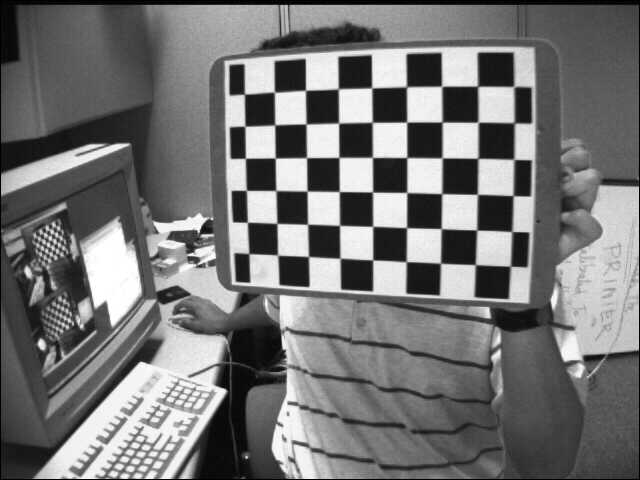
#> input picture Visione computazionale/Python/8. Rettificazione e triangolazione/left.jpg, 640 x 480 px
$ python rectification.py
#> lines starting #> are read from the running program, lines starting #| are printed output that depends on the picture; after the words box and inside, x2 and y2 are one past the last pixel; in counts of white or black regions, pixels touching at a corner belong together
import numpy as np
import scipy.io as sio
from scipy.ndimage import map_coordinates
import matplotlib.pyplot as plt
from matplotlib.patches import Rectangle
import warnings
warnings.filterwarnings("ignore", category=DeprecationWarning)

import matplotlib
matplotlib.use('TkAgg')

def vec(A):
    # Convert matrix to column vector by stacking columns.
    return A.flatten(order='F').reshape(-1, 1)

def ivec(v, r):
    # Reshape column vector into matrix with r rows.
    v = np.array(v).flatten()
    if len(v) % r != 0:
        raise ValueError("Number of rows must divide length of vector.")
    return v.reshape(r, -1, order='F')

def p2t(H, m):
    # Apply 2D projective transformation (homography) to 2xN points.
    H = np.array(H)
    m = np.array(m)
    if H.shape != (3, 3):
        raise ValueError("Transformation matrix must be 3x3.")
    if m.shape[0] != 2:
        raise ValueError("Image coordinates must be Cartesian (2xN).")

    N = m.shape[1]
    # Convert to homogeneous
    c3d = np.vstack([m, np.ones((1, N))])  # 3xN
    # Apply homography
    h2d = H @ c3d  # 3xN
    # Convert back to Cartesian
    c2d = h2d[:2, :] / h2d[2, :]  # Divide by last coordinate
    return c2d

def ns(A):
    # Compute null space of matrix A using SVD.
    _, _, Vt = np.linalg.svd(A)
    return Vt[-1, :].reshape(-1, 1)

def KRt_fact(P):
    # Factorize P = K @ R @ [I | t]
    Q = P[:, :3]
    q = P[:, 3]

    # QR decomposition of inv(Q)
    O, T = np.linalg.qr(np.linalg.inv(Q))

    # Internal calibration matrix
    K = np.linalg.inv(T)

    # Sign correction for rotation
    detO = np.linalg.det(O)
    R = detO * O.T

    # Translation
    t = T @ (detO * q)

    # Normalize K so that K[2,2] = 1
    K = K / K[2, 2]

    return K, R, t

def fundamental(pl, pr):
    # Compute fundamental matrix and epipoles from two camera matrices.
    # Extract camera centers
    Ql = pl[:, :3]
    ql = pl[:, 3]
    Qr = pr[:, :3]
    qr = pr[:, 3]

    # Camera centers in world coordinates
    cl = -np.linalg.inv(Ql) @ ql
    cr = -np.linalg.inv(Qr) @ qr

    # Epipoles (projected camera centers in the other image)
    el = pl @ np.hstack([cr, 1])  # Left epipole: projection of right camera center in left image
    er = pr @ np.hstack([cl, 1])  # Right epipole: projection of left camera center in right image

    # Normalize epipoles
    el = el[:2] / el[2]
    er = er[:2] / er[2]

    # Skew-symmetric matrix of left epipole
    Sel = np.array([[ 0,     -1,     er[1]],
                    [ 1,      0,    -er[0]],
                    [-er[1], er[0],    0   ]])

    # Fundamental matrix
    F = Sel @ pr @ np.linalg.pinv(pl)

    return F, el, er


def imwarp(I, H, meth='linear', sz='same'):
    """
    Warp image I using homography H.

    Parameters:
        I: input image (H x W or H x W x C)
        H: 3x3 homography matrix
        meth: interpolation method ('linear' only supported)
        sz: 'same', 'valid', or [minx, miny, maxx, maxy]

    Returns:
        I2: warped image
        bb: bounding box [minx; miny; maxx; maxy]
        alpha: mask of valid pixels (if requested)
    """
    H = np.array(H)
    if H.shape != (3, 3):
        raise ValueError("Invalid transformation matrix: must be 3x3")

    I = np.atleast_3d(I).astype(float)
    h, w = I.shape[:2]

    # Default parameters
    if meth not in ['linear']:
        raise ValueError("Only 'linear' interpolation is supported.")

    # Determine bounding box
    if sz == 'same':
        minx, maxx = 0, w - 1
        miny, maxy = 0, h - 1
    elif sz == 'valid':
        corners = np.array([[0, 0, w, w],
                            [0, h, 0, h]])  # 2x4
        corners_x = p2t(H, corners)
        minx = np.floor(corners_x[0, :].min()).astype(int)
        maxx = np.ceil(corners_x[0, :].max()).astype(int)
        miny = np.floor(corners_x[1, :].min()).astype(int)
        maxy = np.ceil(corners_x[1, :].max()).astype(int)
    elif isinstance(sz, (list, tuple, np.ndarray)) and len(sz) == 4:
        minx, miny, maxx, maxy = map(int, sz)
    else:
        raise ValueError("Invalid size option.")

    bb = np.array([minx, miny, maxx, maxy])

    # Create mesh grid in output space
    x = np.arange(minx, maxx)
    y = np.arange(miny, maxy)
    X, Y = np.meshgrid(x, y)

    # Flatten coordinates
    flat_X = X.flatten()
    flat_Y = Y.flatten()

    # Stack as 2xN
    out_coords = np.vstack([flat_X, flat_Y])  # 2xN

    # Apply inverse homography to get source coordinates
    H_inv = np.linalg.inv(H)
    src_coords_homo = p2t(H_inv, out_coords)  # 2xN

    # Prepare for map_coordinates
    src_x = src_coords_homo[0, :]
    src_y = src_coords_homo[1, :]

    # Interpolate
    I2 = np.zeros((Y.shape[0], X.shape[1], I.shape[2]), dtype=float)
    alpha = np.zeros_like(I2[:, :, 0], dtype=bool)

    for c in range(I.shape[2]):
        # Interpolate using map_coordinates
        values = map_coordinates(I[:, :, c], [src_y, src_x], order=1, mode='constant', cval=np.nan, prefilter=False)
        values = values.reshape(Y.shape)
        I2[:, :, c] = values
        alpha |= (~np.isnan(values))

    # Convert to original dtype
    I2 = np.where(np.isnan(I2), 0, I2)
    I2 = I2.squeeze()

    return I2, bb, alpha

def main():
    # Load calibration data
    stereo = sio.loadmat('Calib_Results_stereo.mat')
#> (reads Visione computazionale/Python/8. Rettificazione e triangolazione/Calib_Results_stereo.mat from the repository)

    # Load images
    imgleft = plt.imread('left.jpg')
#> imgleft is the input picture: shape (480, 640); min 0, max 255, mean 116.6
    imgright = plt.imread('right.jpg')
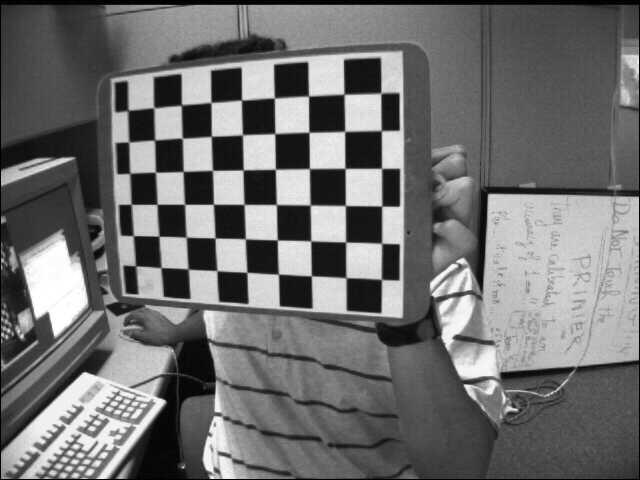
#> input picture Visione computazionale/Python/8. Rettificazione e triangolazione/right.jpg, 640 x 480 px
#> imgright is the input picture: shape (480, 640); min 0, max 255, mean 111.4

    # Handle grayscale images
    if imgleft.ndim == 2:
        imgleft = np.atleast_3d(imgleft)
    if imgright.ndim == 2:
        imgright = np.atleast_3d(imgright)

    # Ensure images are float for processing
    imgleft = imgleft.astype(float)
#> imgleft: shape (480, 640, 1) float64
    imgright = imgright.astype(float)
#> imgright: shape (480, 640, 1) float64

    # Extract calibration matrices
    KK_left = stereo['KK_left']
    KK_right = stereo['KK_right']
    R_stereo = stereo['R']
    T_stereo = stereo['T'].flatten()

    # Construct projection matrices
    P_left = KK_left @ np.hstack([np.eye(3), np.zeros((3, 1))])  # K @ [I | 0]
    P_right = KK_right @ np.hstack([R_stereo, T_stereo.reshape(-1, 1)])  # K @ [R | t]

    Q_left = P_left[:, :3]
    Q_right = P_right[:, :3]
    q_left = P_left[:, 3]
    q_right = P_right[:, 3]

    # Factorize P matrices
    Kl, R_left, t_left = KRt_fact(P_left)
    Kr, R_right, t_right = KRt_fact(P_right)

    # Camera centers
    c_left = -np.linalg.inv(Q_left) @ q_left
    c_right = -np.linalg.inv(Q_right) @ q_right

    # Baseline vector
    v0 = c_right - c_left

    # New rotation matrix
    k = R_left[2, :]  # third row
    v1 = np.cross(k, v0)
    v2 = np.cross(v0, v1)

    # Normalize and build R
    R = np.array([
        v0 / np.linalg.norm(v0),
        v1 / np.linalg.norm(v1),
        v2 / np.linalg.norm(v2)
    ])

    # New projection matrices (rectified)
    Pnleft = Kl @ np.hstack([R, -R @ c_left.reshape(3, 1)])
    Pnright = Kr @ np.hstack([R, -R @ c_right.reshape(3, 1)])

    # Homographies (warping matrices)
    T_left = Pnleft[:, :3] @ np.linalg.inv(Q_left)
    T_right = Pnright[:, :3] @ np.linalg.inv(Q_right)

    # Warp images
    imgleft_rect, bb_left, _ = imwarp(imgleft, T_left, meth='linear', sz='same')
#> the loop in imwarp, `for c in range(I.shape[2]):` made 1 pass
#> pass 1, in imwarp, `values = values.reshape(Y.shape)`:
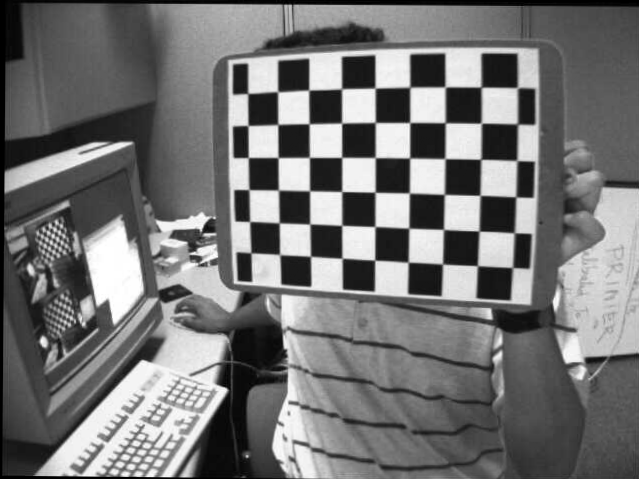
#> values: shape (479, 639) float64; 0.82% of the values are NaN or infinite; the others: min 0, max 255, mean 117.3; drawn with min black, max white, NaN and infinite black
#> pass 1, in imwarp, `alpha |= (~np.isnan(values))`:
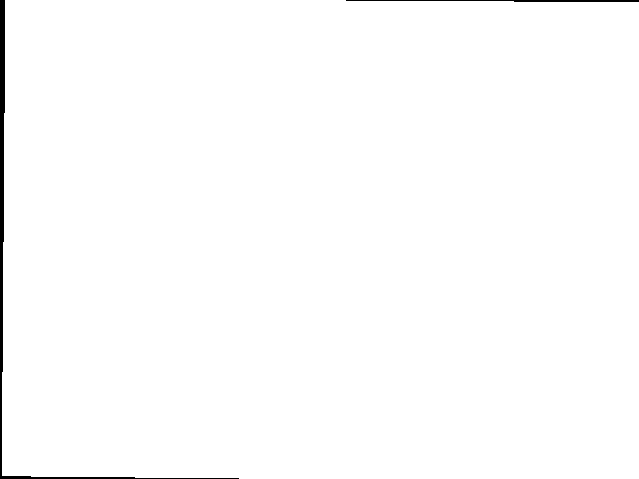
#> alpha: shape (479, 639) bool; 99.2% white; 2 black regions, box (x1, y1, x2, y2) and area: (0, 0, 239, 479) 2084, (346, 0, 639, 2) 418
#> bb_left = [0, 0, 639, 479]
    imgright_rect, bb_right, _ = imwarp(imgright, T_right, meth='linear', sz='same')
#> the loop in imwarp (call 2), `for c in range(I.shape[2]):` made 1 pass
#> pass 1, in imwarp (call 2), `values = values.reshape(Y.shape)`:
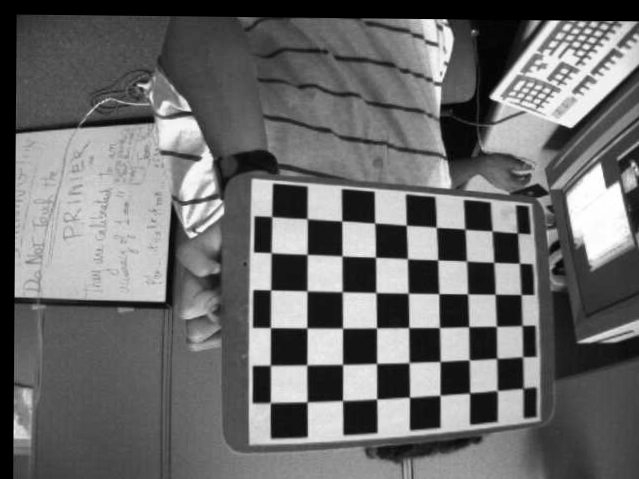
#> values: shape (479, 639) float64; 5.82% of the values are NaN or infinite; the others: min 0.0485, max 255, mean 113.9; drawn with min black, max white, NaN and infinite black
#> pass 1, in imwarp (call 2), `alpha |= (~np.isnan(values))`:
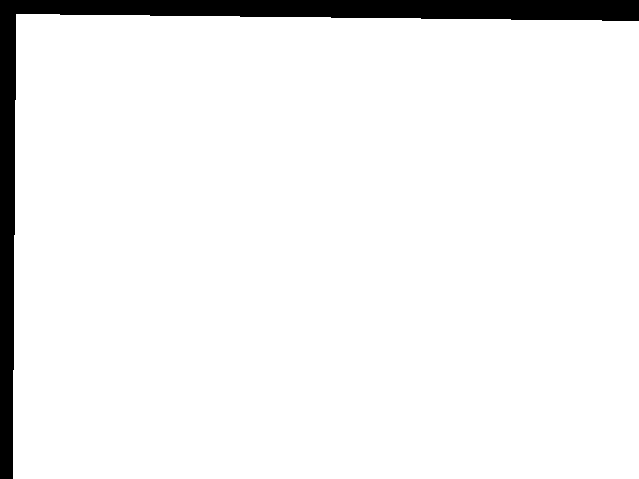
#> alpha: shape (479, 639) bool; 94.2% white; 1 black region, box (x1, y1, x2, y2) and area: (0, 0, 639, 479) 17812
#> bb_right = [0, 0, 639, 479]
    imgright_rect = imgright_rect[::-1, ::-1]
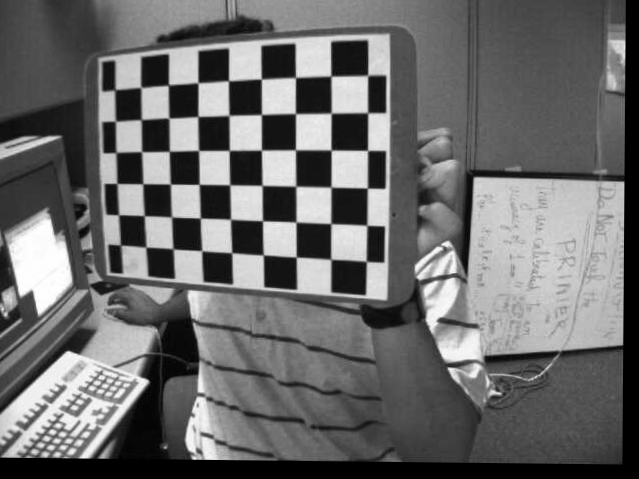
#> imgright_rect: shape (479, 639) float64; min 0, max 255, mean 107.3; drawn with min black and max white

    # Compute fundamental matrix
    F, eleft, eright = fundamental(Pnleft, Pnright)

    # Display images
    fig1 = plt.figure(1)
    plt.show(block=False)
    plt.imshow(np.clip(imgleft_rect, 0, 255).astype(np.uint8))
    plt.title('Click 3 points on left image')
    plt.axis('image')

    fig2 = plt.figure(2)
    plt.xlim(0, imgright_rect.shape[1])
    plt.ylim(imgright_rect.shape[0], 0)
    plt.show(block=False)
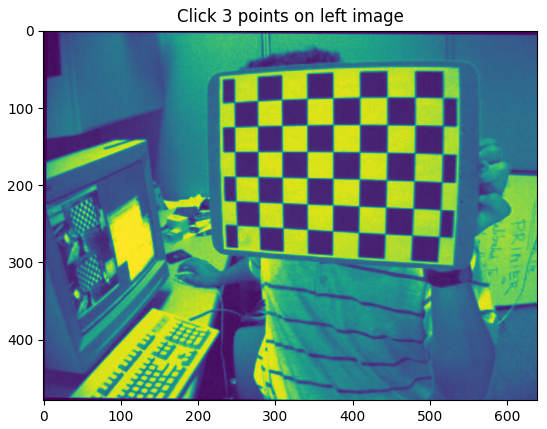
#> figure drawn by matplotlib, 1 panel
    plt.imshow(np.clip(imgright_rect, 0, 255).astype(np.uint8))
    plt.title('Corresponding Epipolar Lines')
    plt.axis('image')

    colors = ['yellow', 'green', [1, 0.6, 0.1]]

    # Click 3 points
    for i in range(3):
        print(f"Click point {i+1}")
        plt.figure(1)
        pt = plt.ginput(1, timeout=30)
        if not pt:
            print("Timeout or no input.")
            break
        x_left, y_left = pt[0]

        # Plot point on left image
        plt.plot(x_left, y_left, 'rx', markersize=10)
        plt.draw()

        # Compute epipolar line in right image: l' = F @ p
        p_left = np.array([x_left, y_left, 1])
        line_right = F @ p_left  # [a, b, c]

        # Extract line parameters: ax + by + c = 0
        a, b, c = line_right

        # Get image dimensions
        h, w = imgright_rect.shape[:2]

        # Handle degenerate cases
        if abs(b) < 1e-6 and abs(a) < 1e-6:
            continue  # Invalid line

        # Calculate intersection points with image borders
        x_vals = []
        y_vals = []

        # Left border (x = 0)
        if abs(b) > 1e-6:
            y = -c / b
            if 0 <= y < h:
                x_vals.append(0)
                y_vals.append(y)

        # Right border (x = w - 1)
        if abs(b) > 1e-6:
            y = (-a * (w - 1) - c) / b
            if 0 <= y < h:
                x_vals.append(w - 1)
                y_vals.append(y)

        # Top border (y = 0)
        if abs(a) > 1e-6:
            x = -c / a
            if 0 <= x < w:
                x_vals.append(x)
                y_vals.append(0)

        # Bottom border (y = h - 1)
        if abs(a) > 1e-6:
            x = (-b * (h - 1) - c) / a
            if 0 <= x < w:
                x_vals.append(x)
                y_vals.append((h - 1))
        # Only plot if we have valid points
        if len(x_vals) >= 2:
            plt.figure(2)
            y_vals = [imgright_rect.shape[0] - k for k in y_vals]
            plt.plot(x_vals[:2], y_vals[:2], color=colors[i], linewidth=2)
            plt.draw()


    plt.show()

if __name__ == "__main__":
#> (the run stopped early here; a loop or call above may not have finished)
